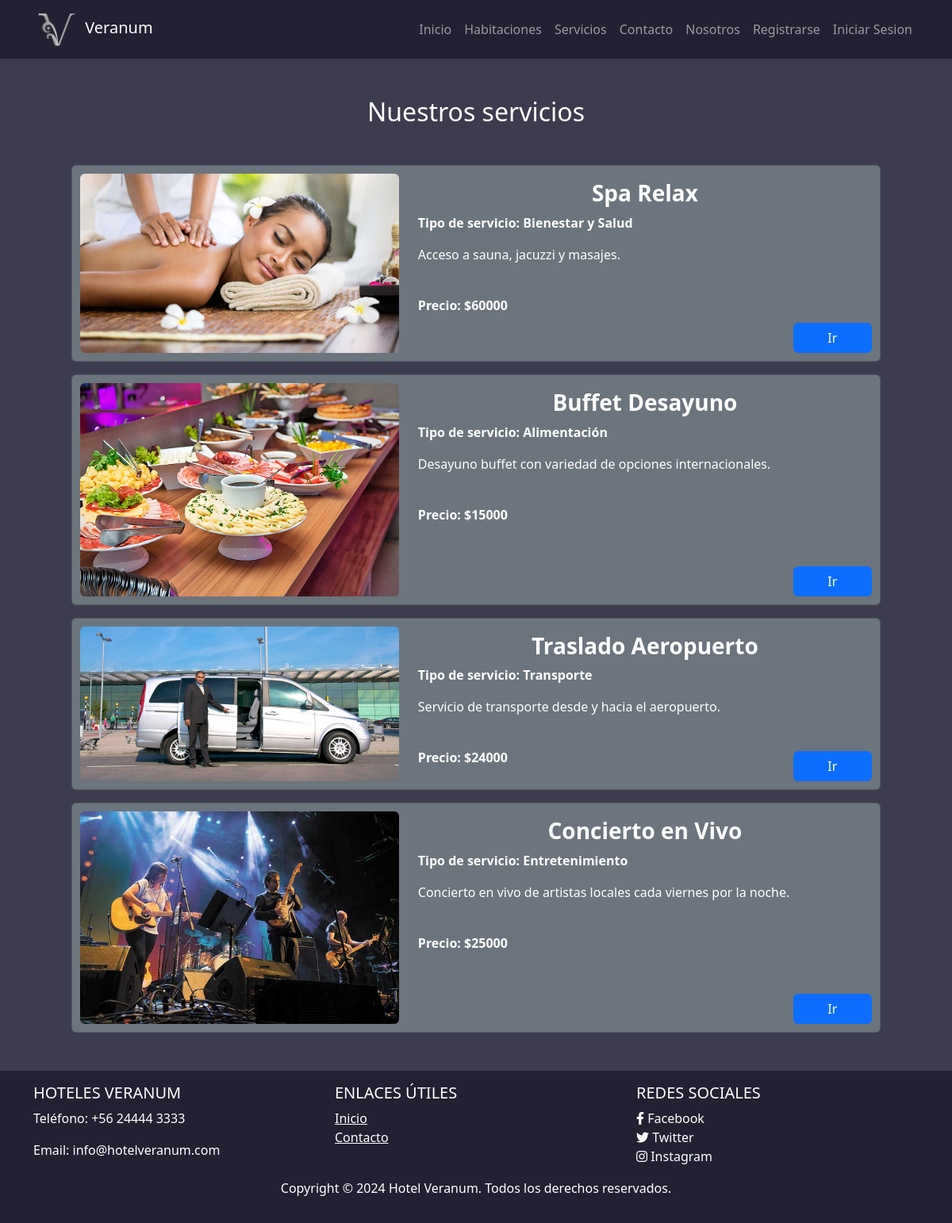
The page /servicioCl/ on the database its author committed.
### hotel/models.py (models this page shows, shortened)
class Servicio(models.Model):
    id = models.AutoField(primary_key=True, verbose_name='ID')
    tipo_servicio = models.ForeignKey(TipoServicio, on_delete=models.CASCADE, verbose_name='Tipo de Servicio')
    nombre = models.CharField(max_length=50, verbose_name='Nombre')
    descripcion = models.TextField(verbose_name='Descripcion')
    imagen = models.ImageField(upload_to="servicios", verbose_name='Imagen')
    precio = models.DecimalField(max_digits=10, decimal_places=0, verbose_name='Precio')
    estado = models.BooleanField(default=True, verbose_name='Estado')
    class Meta:
        db_table = 'Servicio'
        verbose_name = "Servicio"
        verbose_name_plural = "Servicios"
        ordering = ['id']

class TipoServicio(models.Model):
    id = models.AutoField(primary_key=True, verbose_name='ID')
    nombre = models.CharField(max_length=50, verbose_name='Nombre')
    class Meta:
        db_table = 'Tipo_Servicio'
        verbose_name = "Tipo de servicio"
        verbose_name_plural = "Tipos de servicios"
        ordering = ['id']

### hotel/views.py (the view)
# urls.py: path('servicioCl/', views.servicioCl, name='servicioCl'),
def servicioCl(request):
    servicios = Servicio.objects.all()
    return render(request, 'servicioCl.html', {'servicios': servicios})

### hotel/templates/servicioCl.html
{% extends 'base.html' %}
{% load static%}
{% block content %}
    <div class="container">
        <div class="m-5">
            <h2 class="m-5 text-center text-white">Nuestros servicios</h2>
            {% for servicio in servicios %}
            <div class="card mb-3 text-bg-secondary" >
                <div class="row">
                    <div class="col-md-5">
                        <img src="{{ servicio.imagen.url}}" width="600" height="600" class="img-fluid rounded" alt="...">
                    </div>
                    <div class="col-md-7 position-relative">
                        <div class="row">
                            <h3 class="card-title text-center mt-2 fw-bold">{{ servicio.nombre }}</h3><br>
                            <p class="card-text fw-semibold">Tipo de servicio: {{ servicio.tipo_servicio.nombre }}</p>
                            <div class="card-text">
                                <p class="card-text fw-light">{{ servicio.descripcion }}</p><br>
                                <p class="card-text fw-semibold">Precio: ${{ servicio.precio }}</p>
                            </div>
                            <div class="d-flex justify-content-end">
                                <button class="btn btn-primary d-grid col-2 position-absolute bottom-0" type="button">Ir</button>
                            </div>
                        </div>
                    </div>
                </div>
            </div>
            {% endfor %}
        </div>
    </div>
{% endblock %}

### hotel/static/hotel/css/style.css (style rules this page uses)
body { display: flex; flex-direction: column; min-height: 100vh; }
.card { display: flex; border: 1px solid #ccc; border-radius: 8px; padding: 10px; margin-bottom: 10px; }
.fondo { background-color: #3C3C4E; }

### rows shown on the page
Servicio: shows a picture, nombre "Spa Relax", tipo_servicio.nombre "Bienestar y Salud", descripcion "Acceso a sauna, jacuzzi y masajes.", precio "60000"
Servicio: shows a picture, nombre "Buffet Desayuno", tipo_servicio.nombre "Alimentación", descripcion "Desayuno buffet con variedad de opciones internacionales.", precio "15000"
Servicio: shows a picture, nombre "Traslado Aeropuerto", tipo_servicio.nombre "Transporte", descripcion "Servicio de transporte desde y hacia el aeropuerto.", precio "24000"
Servicio: imagen (picture), nombre "Concierto en Vivo", tipo_servicio.nombre "Entretenimiento", descripcion "Concierto en vivo de artistas locales cada viernes por la noche.", precio "25000"
